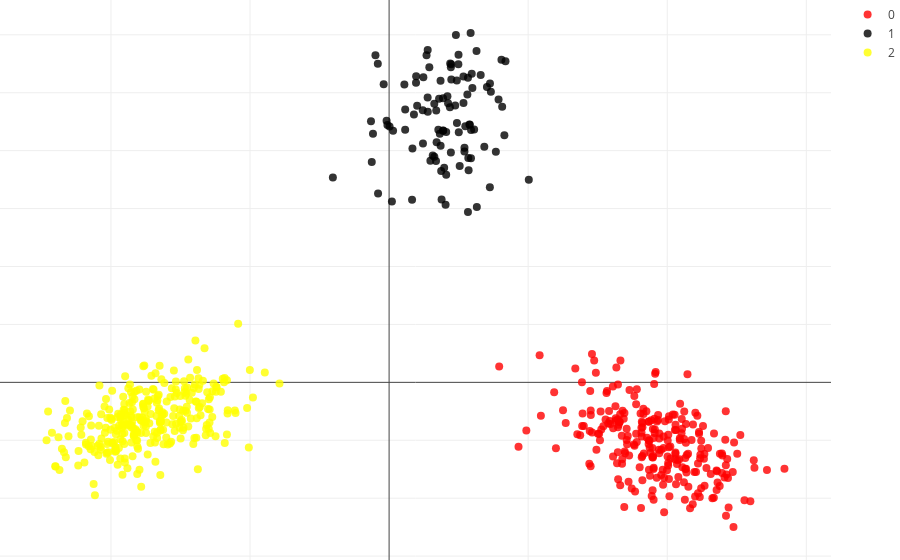

Notebook code for this chart:
### Code cell
## lets visualize the result now:
colors_pres= ['red','black','yellow']

fig_data= [go.Scatter3d(
        x = features[[x for x in range(sum(Sizes)) if labels[x] == i],0],
        y = features[[x for x in range(sum(Sizes)) if labels[x] == i],1],
        type='scatter',
        mode= "markers",
        marker= {
        'color': colors_pres[i],
        'line': {'width': 0},
        'size': 8,
        'symbol': 'circle',
      "opacity": .8
      },
      name= str(i)
    ) for i in range(N_pops)]


layout = go.Layout(
    margin=dict(
        l=0,
        r=0,
        b=0,
        t=0
    ),
    scene= Scene(
    yaxis=dict(
        title='PC2: {}'.format(round(var_comps[1],3))),
    xaxis=dict(
    title= 'PC1: {}'.format(round(var_comps[0],3))),
    zaxis=dict(
    title= 'PC3: {}'.format(round(var_comps[2],3))))
)

fig = go.Figure(data=fig_data, layout=layout)
iplot(fig)

### Figure 1 — Plotly figure (JSON) as saved in the notebook; plotly's stock layout.template omitted (floating-point values rounded to 4 significant figures; data arrays with more than 128 entries replaced by an {"elided": "..."} marker saying what was removed)
{"data": [{"marker": {"color": "red", "line": {"width": 0}, "opacity": 0.8, "size": 8, "symbol": "circle"}, "mode": "markers", "name": "0", "type": "scatter", "x": {"elided": "250 float values"}, "y": {"elided": "250 float values"}}, {"marker": {"color": "black", "line": {"width": 0}, "opacity": 0.8, "size": 8, "symbol": "circle"}, "mode": "markers", "name": "1", "type": "scatter", "x": [0.1937, 0.6586, 0.7319, 0.5989, 0.8079, 0.4468, 0.787, -0.4043, 0.3744, 0.3139, 0.1155, 0.3875, 0.6115, -0.03902, 0.542, 0.4373, 0.548, 0.02862, 0.1946, 0.5672, 0.6847, 0.7245, 0.5011, 0.4391, 0.1785, 0.4061, 0.242, 0.325, 0.1651, 0.5887, 0.2781, 0.4106, 0.5777, 0.4755, 0.7035, 0.2436, 0.4106, 0.5628, 0.4442, 0.4194, 0.5805, 0.4242, 0.3705, 0.3592, 0.4869, 0.4992, 0.8289, 0.2775, -0.1302, 0.3416, -0.07928, 0.6309, 0.5718, 0.7254, 0.396, 0.8367, 0.5077, 0.4878, 0.3648, 0.3388, 0.4474, 0.5862, 0.2463, 0.354, 0.498, 0.5348, -0.08118, -0.01805, -0.09806, 0.168, -0.1246, 0.02021, 0.1158, 1.005, 0.003359, 0.6286, 0.5694, 0.3252, 0.2692, 0.2017, 0.5346, 0.5942, 0.2771, 0.4441, 0.5417, 0.37, 0.2893, 0.3775, 0.3878, 0.4804, 0.5893, 0.3892, 0.5671, 0.7676, -0.1159, -0.0121, 0.2969, 0.3373, 0.1097, 0.813], "y": [2.586, 2.653, 2.508, 2.542, 2.785, 2.746, 2.443, 1.769, 1.824, 1.958, 2.181, 2.172, 2.182, 2.574, 2.025, 2.374, 2.21, 2.171, 2.642, 2.629, 2.034, 1.683, 2.16, 2.752, 2.311, 1.534, 2.349, 2.404, 1.576, 1.934, 2.335, 1.793, 2.225, 2.389, 2.549, 2.061, 2.161, 2.486, 1.984, 2.47, 2.223, 2.41, 2.043, 2.448, 2.605, 2.827, 2.133, 2.869, 2.255, 2.072, 1.631, 1.515, 1.831, 2.58, 1.853, 2.772, 1.868, 2.24, 2.146, 2.347, 2.614, 3.016, 2.635, 2.181, 2.745, 2.413, 2.751, 2.259, 2.824, 2.019, 1.903, 1.561, 2.355, 1.75, 2.209, 2.86, 1.937, 1.948, 2.824, 2.387, 2.641, 2.664, 2.46, 2.72, 1.992, 2.604, 2.72, 1.579, 2.453, 2.998, 2.178, 2.174, 1.471, 1.99, 2.146, 2.223, 1.913, 1.912, 2.572, 2.38]}, {"marker": {"color": "yellow", "line": {"width": 0}, "opacity": 0.8, "size": 8, "symbol": "circle"}, "mode": "markers", "name": "2", "type": "scatter", "x": {"elided": "300 float values"}, "y": {"elided": "300 float values"}}], "layout": {"margin": {"b": 0, "l": 0, "r": 0, "t": 0}, "scene": {"xaxis": {"title": "PC1: 0.175"}, "yaxis": {"title": "PC2: 0.062"}, "zaxis": {"title": "PC3: 0.015"}}}}
